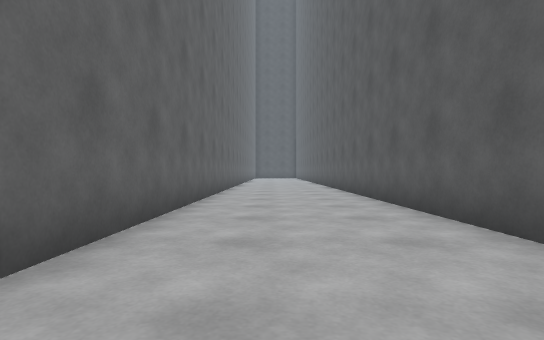
[1] (above)

24 first-person views from a walk through a 3-D level made in the Unity game engine. The camera is 0.63 m above the floor, looks level and sees 80° across. The floor is counted in squares, 1 m on a side. Each view is taken from the middle of a square. On the plan, view 1 faces up. The plan holds only what a view shows up to about 10 squares ahead; the rest is blank. The place goes on beyond the plan. The player character is not drawn.

[2]
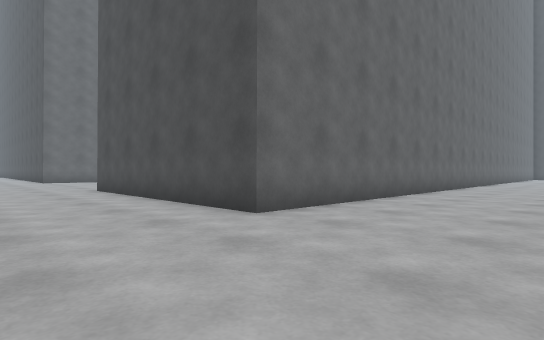

[3]
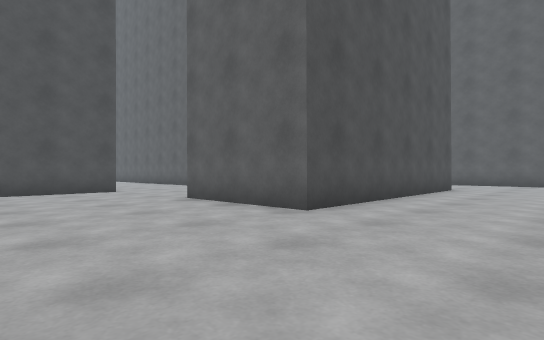

[4]
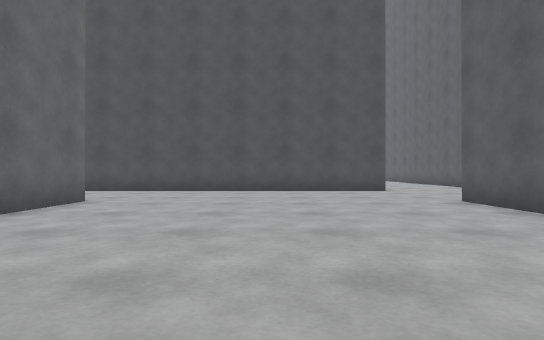

[5]
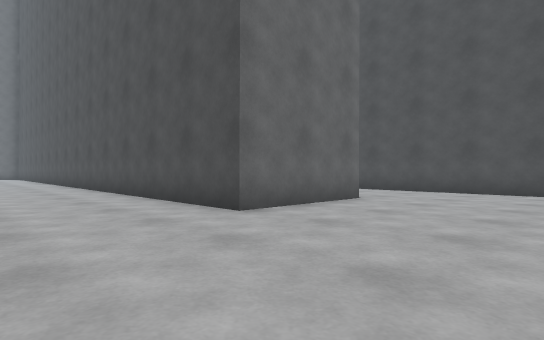

[6]
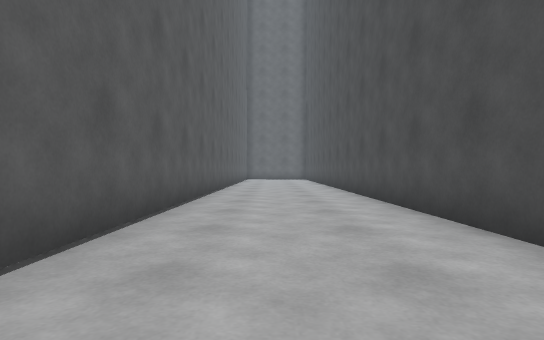

[7]
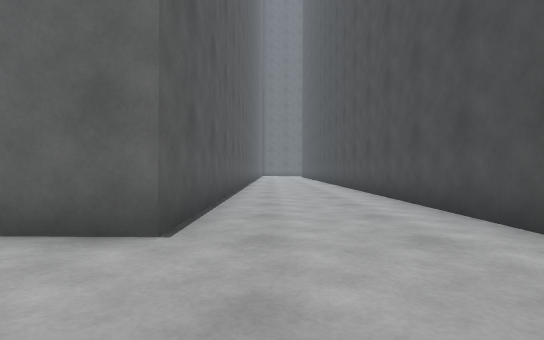

[8]
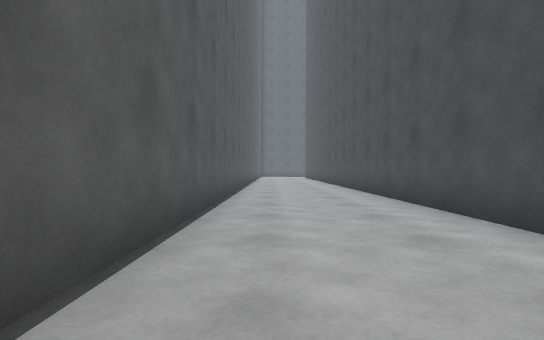

[9]
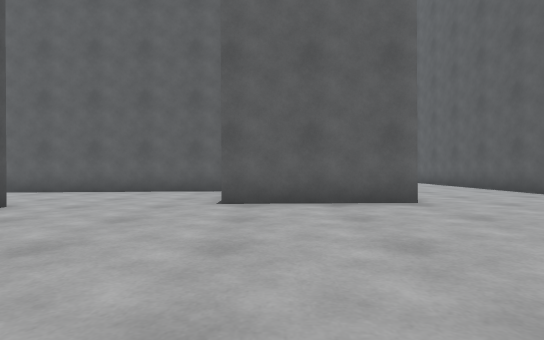

[10]
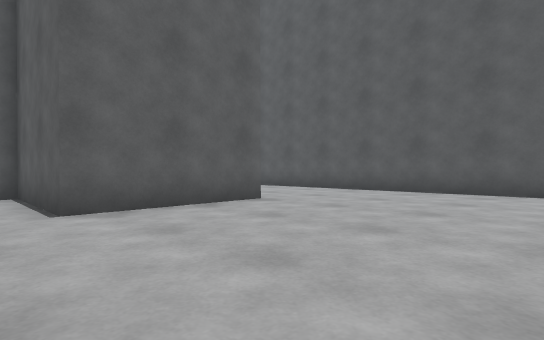

[11]
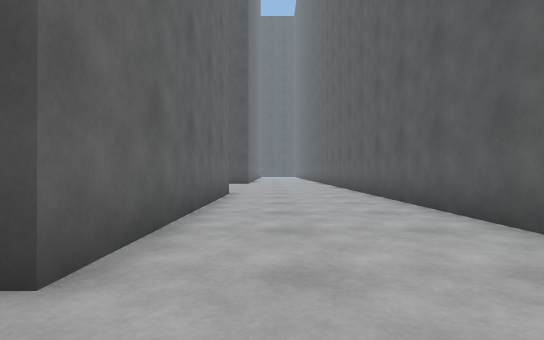

[12]
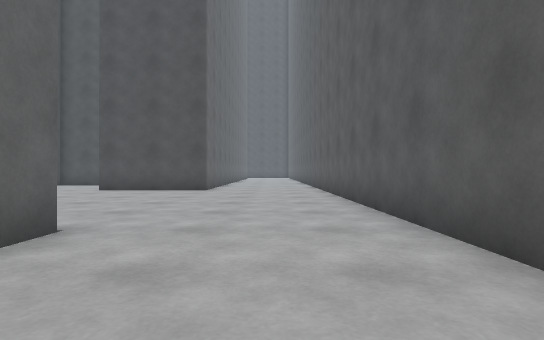

[13]
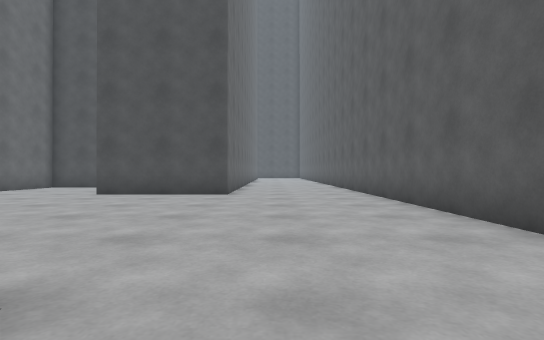

[14]
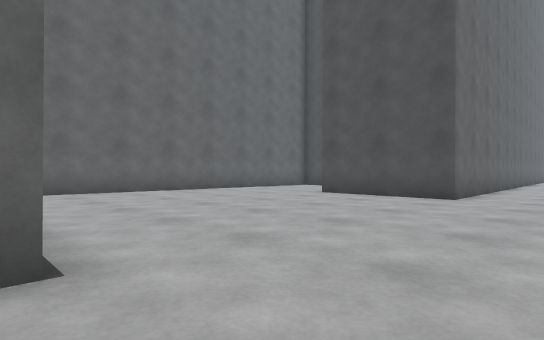

[15]
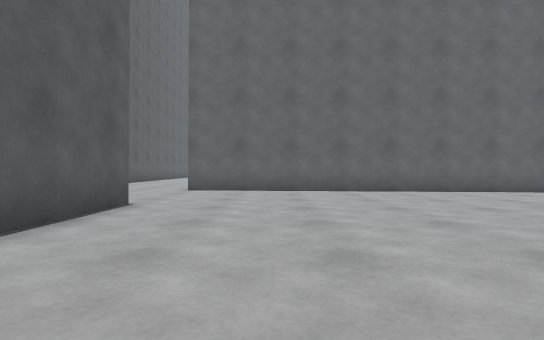

[16]
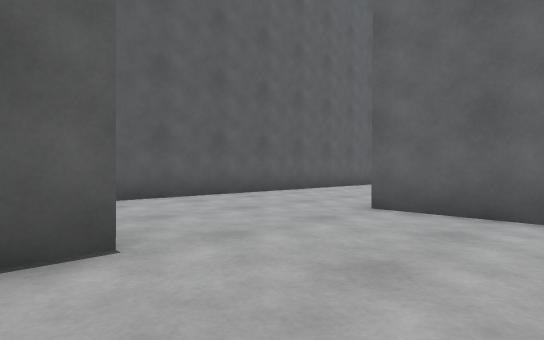

[17]
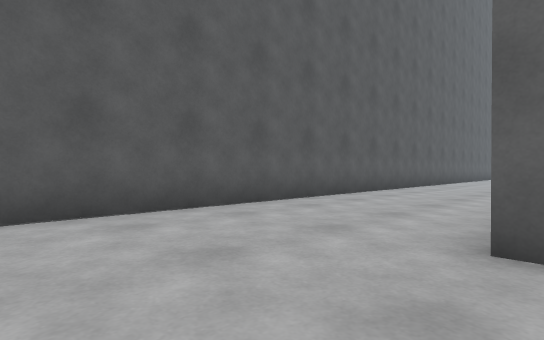

[18]
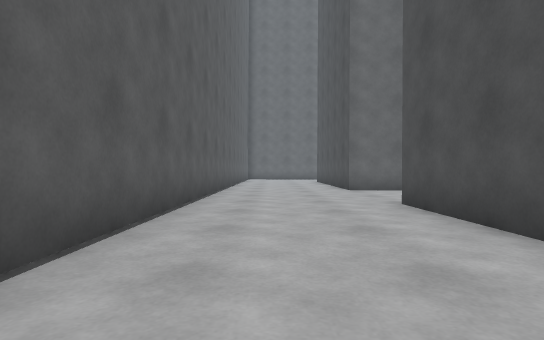

[19]
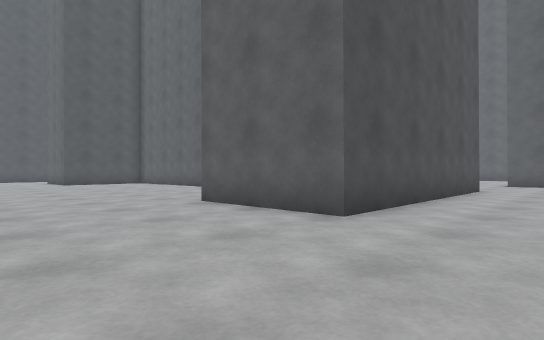

[20]
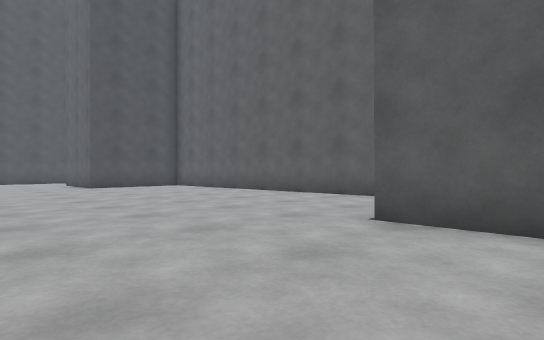

[21]
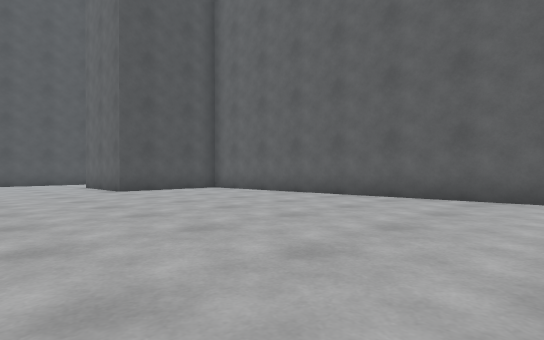

[22]
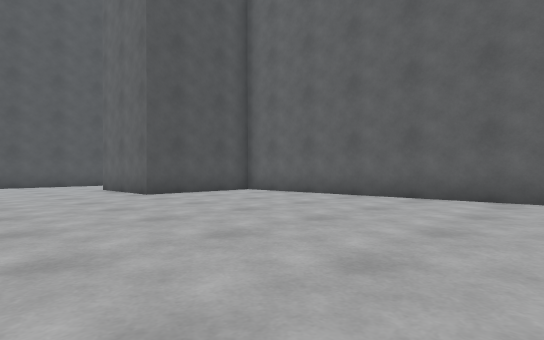

[23]
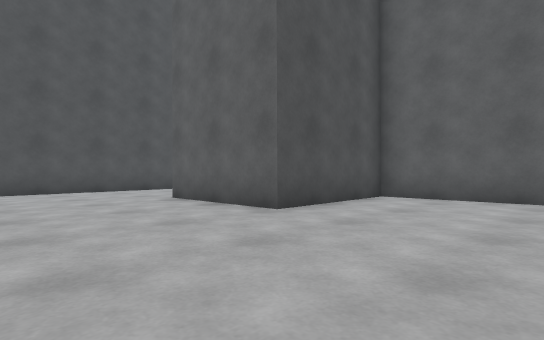

[24]
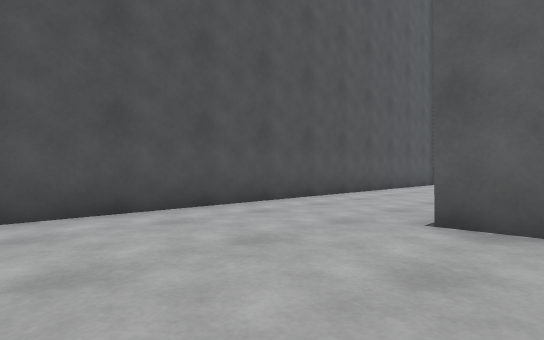

### Floor plan
Points are (right, up) in squares from view 1. A wall is a line through its corners. A room is listed if a view was taken in it or the views show most of it. See-through windows are left out.
Room 1 (views 1, 2, 3, 4, 5, 6, 7, 8, 9, 10, 11, 12, 13, 14, 15, 16, 17, 18, 19, 20, 21, 22, 23, 24)
walls: (-13, 16.4) (-10, 16.4); (-9.2, 16.5) (-9.2, 8.7) (-12.1, 8.7); (-13.9, 8.7) (-27, 8.7); (-20.5, 21.6) (-20.5, 31.7) (-24.1, 31.7) (-24.1, 35.4); (-16.8, 27.2) (-16.8, 16.5) (-24.1, 16.5) (-24.1, 20); (-9.2, 28) (-9.2, 24.1) (-13, 24.1); (-1.6, 9.9) (-1.6, 1.3) (-8.9, 1.3) (-8.9, 4.9) (-5.3, 4.9) (-5.3, 25); (-28, 12.4) (-14.2, 12.4); (-26.9, 4.9) (-17, 4.9) (-17, 1.3) (-28, 1.3); (-13.2, -2.7) (-8.5, -2.7); (-7, -2.7) (-5, -2.7); (2.4, 2.8) (2.4, 10); (-18.9, 39) (-27.6, 39); (-28, -2.7) (-20, -2.7)

Positions as (right, up) in squares from view 1, and headings:
1: (0, 0), facing up
2: (2, -2), facing up-left
3: (-13, -2), facing up-right
4: (-13, -2), facing up
5: (-13, -2), facing up-left
6: (-18, -1), facing left
7: (-14, 6), facing left
8: (-17, 6), facing left
9: (-15, 4), facing right
10: (-14, 6), facing down-right
11: (-8, 7), facing up
12: (-7, 13), facing up
13: (-8, 15), facing up
14: (-7, 16), facing up-left
15: (-7, 19), facing left
16: (-12, 19), facing down-left
17: (-14, 17), facing down-left
18: (-18, 14), facing left
19: (-28, 14), facing up-right
20: (-28, 18), facing up-right
21: (-28, 21), facing up-right
22: (-28, 23), facing up-right
23: (-28, 28), facing up-right
24: (-28, 34), facing up-right
